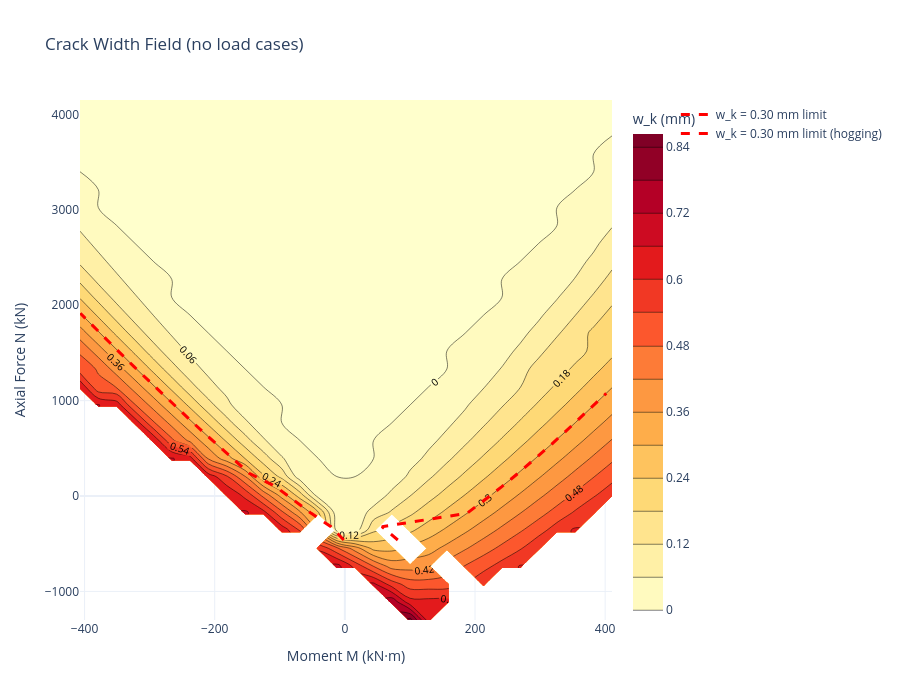

Source (notebook cell):
### Markdown cell above
## 5. Using the Viewer Directly

You can also instantiate `CrackWidthViewer` directly for more control.

### Code cell
viewer = CrackWidthViewer(check)

# Just the contour, no load cases
with warnings.catch_warnings():
    warnings.simplefilter("ignore")
    fig = viewer.plot_contours(
        n_grid=30,
        title="Crack Width Field (no load cases)",
        show=False,
    )
fig.show()

### Figure 1 — Plotly figure (JSON) as saved in the notebook; plotly's stock layout.template omitted (floating-point values rounded to 4 significant figures; data arrays with more than 128 entries replaced by an {"elided": "..."} marker saying what was removed)
{"data": [{"colorbar": {"title": {"text": "w_k (mm)"}}, "colorscale": [[0, "rgb(255,255,204)"], [0.125, "rgb(255,237,160)"], [0.25, "rgb(254,217,118)"], [0.375, "rgb(254,178,76)"], [0.5, "rgb(253,141,60)"], [0.625, "rgb(252,78,42)"], [0.75, "rgb(227,26,28)"], [0.875, "rgb(189,0,38)"], [1, "rgb(128,0,38)"]], "contours": {"end": 0.8638, "labelfont": {"size": 10}, "showlabels": true, "size": 0.06, "start": 0}, "hovertemplate": "M: %{x:.1f} kN·m<br>N: %{y:.1f} kN<br>w_k: %{z:.3f} mm<extra></extra>", "name": "Crack width", "type": "contour", "x": [-407.0, -378.8, -350.6, -322.4, -294.2, -266.0, -237.9, -209.7, -181.5, -153.3, -125.1, -96.91, -68.72, -40.53, -12.34, 15.85, 44.04, 72.23, 100.4, 128.6, 156.8, 185.0, 213.2, 241.4, 269.6, 297.7, 325.9, 354.1, 382.3, 410.5], "y": [-1300.0, -1112.0, -923.7, -735.8, -547.8, -359.9, -171.9, 16.05, 204.0, 392.0, 579.9, 767.9, 955.8, 1144.0, 1332.0, 1520.0, 1708.0, 1896.0, 2084.0, 2272.0, 2459.0, 2647.0, 2835.0, 3023.0, 3211.0, 3399.0, 3587.0, 3775.0, 3963.0, 4151.0], "z": {"elided": "30x30 float values"}, "zmax": 0.8638, "zmin": 0}, {"hovertemplate": "w_k = 0.30 mm boundary<br>M: %{x:.1f} kN·m<br>N: %{y:.1f} kN<extra></extra>", "line": {"color": "red", "dash": "dash", "width": 3}, "mode": "lines", "name": "w_k = 0.30 mm limit", "type": "scatter", "x": [81.36, 56.98, 187.8, 215.3, 241.3, 266.1, 290.0, 313.5, 336.1, 358.4, 380.1, 401.7], "y": [-461.1, -321.3, -181.5, -41.78, 97.98, 237.7, 377.5, 517.3, 657.0, 796.8, 936.6, 1076.0]}, {"hovertemplate": "w_k = 0.30 mm boundary<br>M: %{x:.1f} kN·m<br>N: %{y:.1f} kN<extra></extra>", "line": {"color": "red", "dash": "dash", "width": 3}, "mode": "lines", "name": "w_k = 0.30 mm limit (hogging)", "type": "scatter", "x": [-1.638, -21.32, -51.62, -79.49, -106.2, -147.0, -170.1, -193.0, -215.6, -237.7, -259.6, -281.4, -302.7, -324.0, -344.7, -365.6, -386.1, -406.4], "y": [-461.1, -321.3, -181.5, -41.78, 97.98, 237.7, 377.5, 517.3, 657.0, 796.8, 936.6, 1076.0, 1216.0, 1356.0, 1496.0, 1635.0, 1775.0, 1915.0]}], "layout": {"height": 700, "legend": {"x": 1.12, "xanchor": "left", "y": 1}, "margin": {"r": 160}, "title": {"text": "Crack Width Field (no load cases)"}, "width": 900, "xaxis": {"title": {"text": "Moment M (kN·m)"}}, "yaxis": {"title": {"text": "Axial Force N (kN)"}}}}
